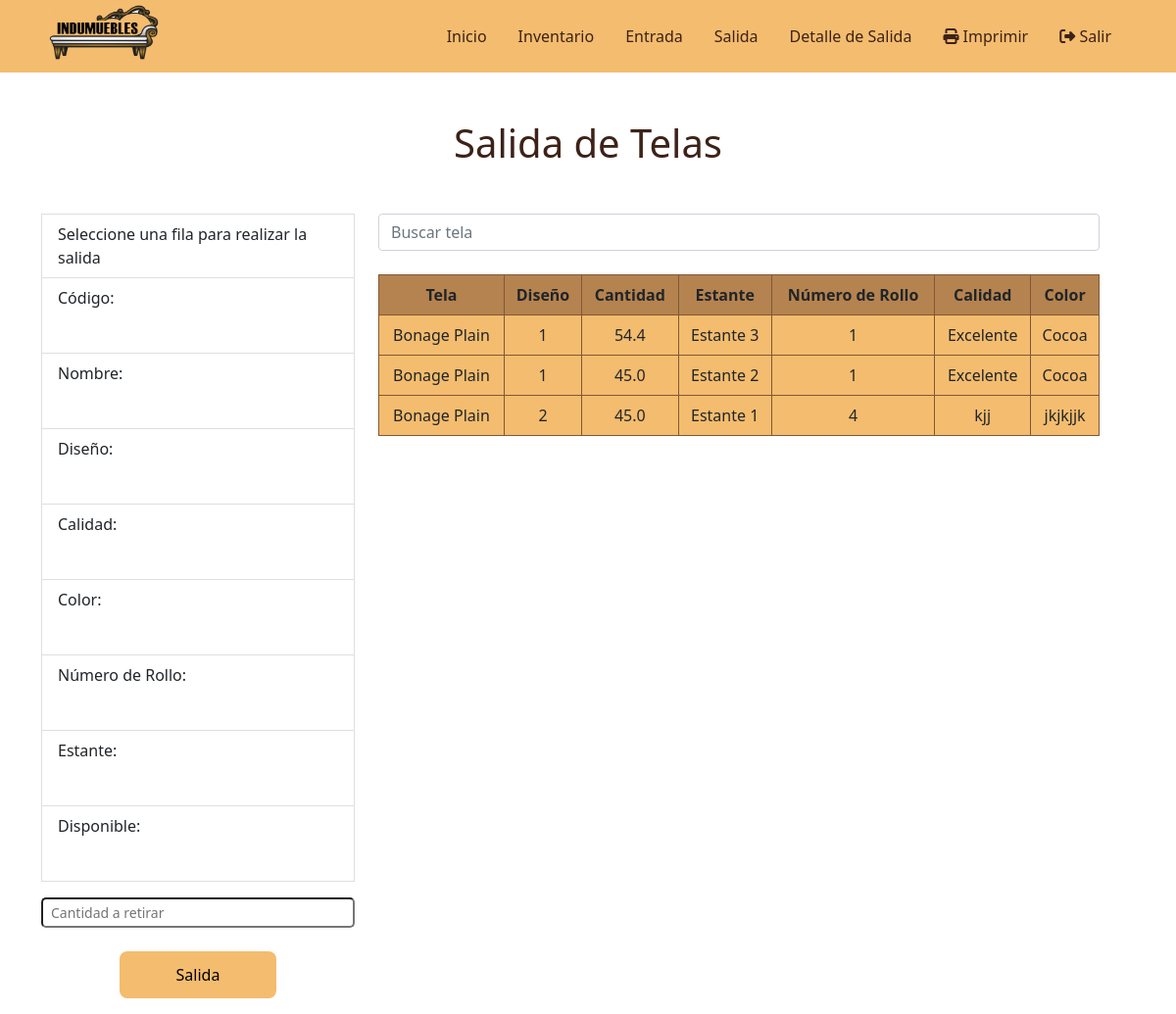
The app's page /inventario/salida/ (signed in), older data.
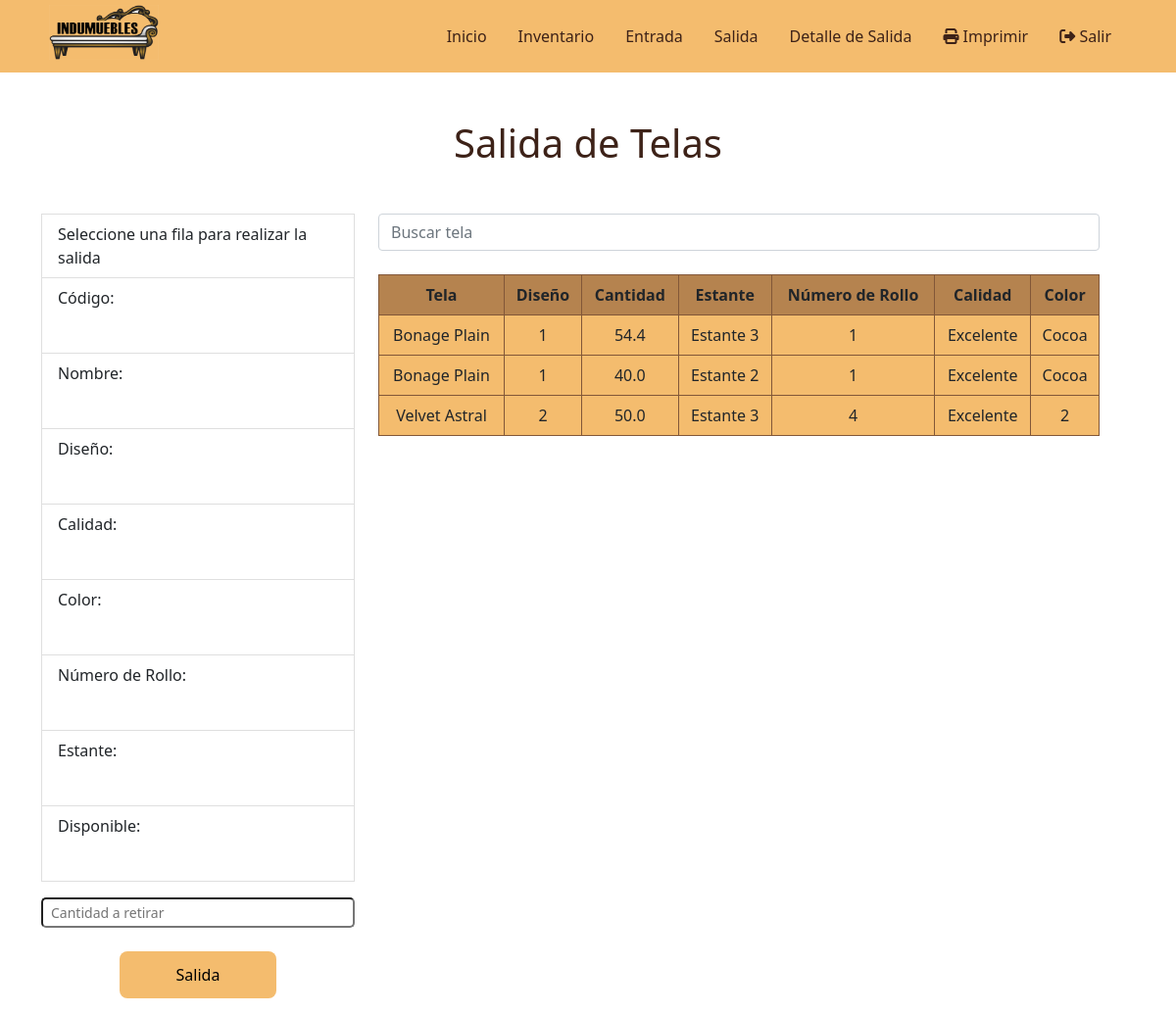
The same page, newer data.
### app_inventario/models.py (models this page shows, shortened)
class Inventario(models.Model):
    estante = models.ForeignKey(Estante, on_delete=models.CASCADE)
    tela = models.ForeignKey(Tela, related_name="nombreTela", on_delete=models.CASCADE)
    diseno = models.IntegerField()
    cantidadYarda = models.FloatField()
    fecha = models.DateField(auto_now_add=True)

class Tela(models.Model):
    nombre = models.CharField(max_length=30)
    diseno = models.IntegerField()
    calidad = models.CharField(max_length=30)
    color = models.CharField(max_length=30)
    numeroRollo = models.IntegerField()

class Estante(models.Model):
    nombre = models.CharField(max_length=30)
    def __str__(self):
        return f'{self.nombre}'

### app_inventario/views.py (the view)
# urls.py: path('salida/', views.salida, name='salida'),
@login_required()
def salida(request):
    q = request.GET.get('q')
    if q:
        inventario = Inventario.objects.filter(tela__nombre__icontains=q)
    else:
        inventario = Inventario.objects.all()
    ctx ={
        'inv' : inventario,
    }
    return render(request, 'inventario/salida.html', ctx)

### app_inventario/templates/inventario/salida.html (shortened to what the changed rows need)
{% extends 'base.html' %}
{% block container %}
    <div class="">
        <h1 class="h1-entrada">Salida de Telas</h1>
        <div class="row contenedor-padre">
            <div class=" col-8 ">
                <br>
                <table class="">
                    <thead>
                        <tr>
                            <th class="text-center">Tela</th>
                            <th class="text-center">Diseño</th>
                            <th class="text-center">Cantidad</th>
                            <th class="text-center">Estante</th>
                            <th class="text-center">Número de Rollo</th>
                            <th class="text-center">Calidad</th>
                            <th class="text-center">Color</th>
                        </tr>
                    </thead>
                    <tbody>
                        {% for inventario in inv %}
                            <tr data-href="{% url 'inventario:salidaTelas' inventario.tela.id inventario.estante.id %}" style="cursor: pointer;">
                                <td class="text-center">{{inventario.tela.nombre}}</td>
                                <td class="text-center">{{inventario.tela.diseno}}</td>
                                <td class="text-center">{{inventario.cantidadYarda}}</td>
                                <td class="text-center">{{inventario.estante}}</td>
                                <td class="text-center">{{inventario.tela.numeroRollo}}</td>
                                <td class="text-center">{{inventario.tela.calidad}}</td>
                                <td class="text-center">{{inventario.tela.color}}</td>
                            </tr>
                        {% empty %}
                            <tr>
                                <td  class="text-center" colspan="10" class="text-danger text-center">No se encontraron resultados</td>
                            </tr>
                        {% endfor %}
                    </tbody>
            </div>
        </div>
    </div>
{% endblock %}

Row changes from the older to the newer data that the page shows:
removed Inventario: tela.nombre "Bonage Plain", tela.diseno "2", cantidadYarda "45.0", estante "Estante 1", tela.numeroRollo "4", tela.calidad "kjj", tela.color "jkjkjjk"
changed Inventario "Estante 2": cantidadYarda "45.0" → "40.0"
added Inventario: tela.nombre "Velvet Astral", tela.diseno "2", cantidadYarda "50.0", estante "Estante 3", tela.numeroRollo "4", tela.calidad "Excelente", tela.color "2"
